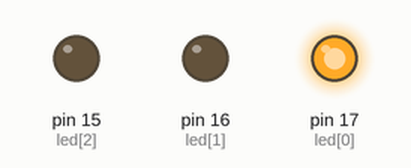
Recording of a sketch running on a simulated Arduino Uno, built with avr-gcc and run on an emulated ATmega328P. Shown: output pins drawn as LEDs (lit = HIGH).

Above: at 0.2 s.
At 1.2 s:
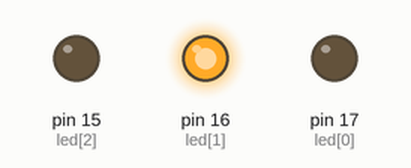
At 2.2 s:
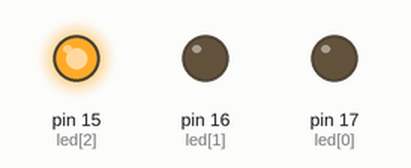
At 5.7 s:
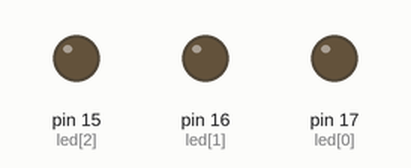
Timing chart, 0 to 6.9 s (numbered marks = the images above):
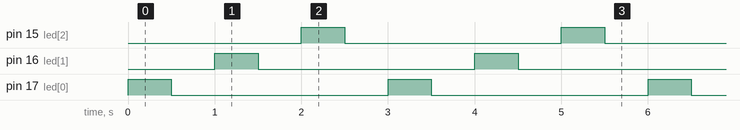

Measured:
- by itself, pin 15 (led[2]), pin 16 (led[1]), pin 17 (led[0]): alternates HIGH for 0.50 s and LOW for 2.5 s
- by itself, everything shown: repeats every 3.0 s, in 6 steps

The sketch:

led.ino
```cpp
int led[3] = {17, 16, 15};

void setup () {
  pinMode(led[0], OUTPUT);
  pinMode(led[1], OUTPUT);
  pinMode(led[2], OUTPUT);
}

void loop() {
  digitalWrite(led[0], HIGH);
  delay(500);
  digitalWrite(led[0], LOW);
  delay(500);
  digitalWrite(led[1], HIGH);
  delay(500);
  digitalWrite(led[1], LOW);
  delay(500);
  digitalWrite(led[2], HIGH);
  delay(500);
  digitalWrite(led[2], LOW);
  delay(500);
}
```
